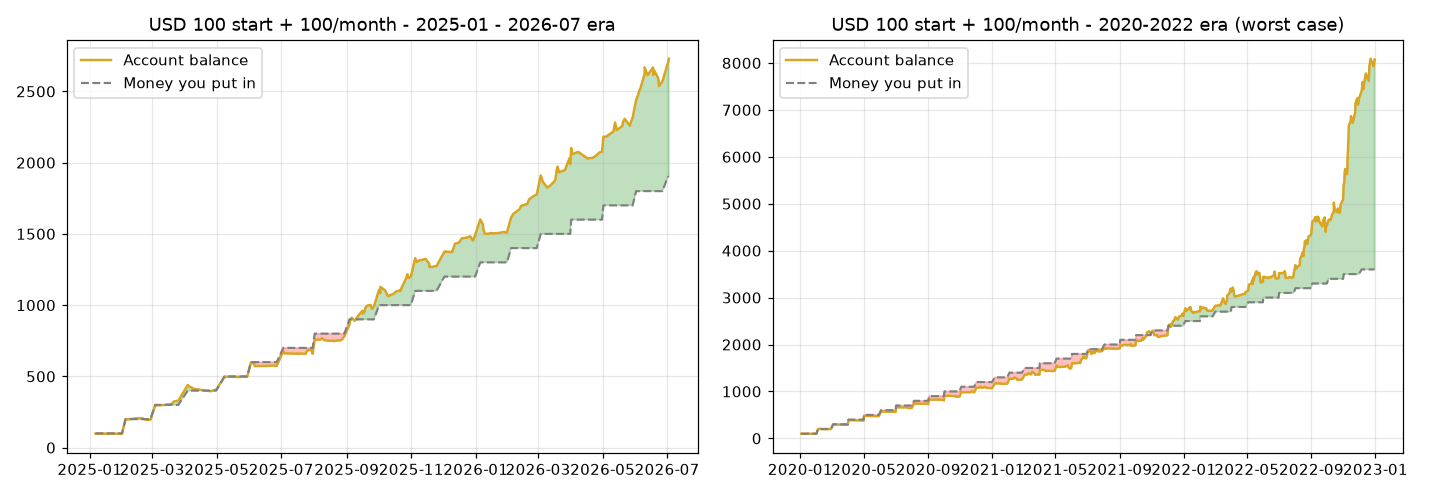

Reproduce this figure in Python.
"""Simulate monthly $100 deposits riding the bot's actual backtest trade sequence.

Each backtest trade is converted to a % return on the balance at that moment
(valid because auto-lot risks a fixed % of balance and recovery mode depends
only on the win/loss sequence, not on account size). That % sequence is then
replayed on an account receiving deposits.
"""
import matplotlib
matplotlib.use("Agg")
import matplotlib.pyplot as plt
import pandas as pd

BASE = r"E:\Documents\Quant Trading\MT5"


def load_trades(csv):
    df = pd.read_csv(csv)
    df = df[df["Direction"].astype(str).str.strip() == "out"].copy()
    df["Profit"] = pd.to_numeric(df["Profit"].astype(str).str.replace(" ", "", regex=False),
                                 errors="coerce")
    df["Time"] = pd.to_datetime(df["Time"], format="%Y.%m.%d %H:%M:%S", errors="coerce")
    df = df.dropna(subset=["Time", "Profit"]).sort_values("Time")
    # % return of each trade on the balance it was taken with (original test: $10k start)
    bal = 10_000.0
    rets = []
    for p in df["Profit"]:
        rets.append(p / bal)
        bal += p
    df["ret"] = rets
    return df[["Time", "ret"]]


def simulate(trades, start=100.0, monthly=100.0):
    bal = start
    deposited = start
    cur_month = None
    rows = []
    worst_gap = 0.0  # most underwater vs money put in
    for t, r in zip(trades["Time"], trades["ret"]):
        m = (t.year, t.month)
        if cur_month is None:
            cur_month = m
        elif m != cur_month:
            # deposit on the 1st of each new month
            steps = (m[0] - cur_month[0]) * 12 + (m[1] - cur_month[1])
            for _ in range(steps):
                bal += monthly
                deposited += monthly
            cur_month = m
        bal *= (1 + r)
        worst_gap = min(worst_gap, bal - deposited)
        rows.append((t, bal, deposited))
    path = pd.DataFrame(rows, columns=["time", "balance", "deposited"])
    return path, worst_gap


def report(label, csv):
    trades = load_trades(csv)
    print(f"\n===== {label} =====")
    print(f"{'start':>8} {'monthly':>8} {'months':>7} {'deposited':>10} {'final':>10} "
          f"{'trading P/L':>12} {'worst gap':>10}")
    results = {}
    for start in (100.0, 500.0, 1000.0):
        path, gap = simulate(trades, start=start, monthly=100.0)
        months = path["time"].dt.to_period("M").nunique()
        dep = path["deposited"].iloc[-1]
        fin = path["balance"].iloc[-1]
        print(f"{start:>8.0f} {100:>8.0f} {months:>7d} {dep:>10.0f} {fin:>10.2f} "
              f"{fin - dep:>+12.2f} {gap:>+10.2f}")
        results[start] = path
    return results


res_2025 = report("2025-01 to 2026-07 (realistic mix, 18 months)", rf"{BASE}\deals_2025.csv")
res_2020 = report("2020-2022 (worst era, 36 months)", rf"{BASE}\deals_2020_v131.csv")

# monthly path of the headline scenario: start $100 + $100/month, 2025-26
path = res_2025[100.0].copy()
path["ym"] = path["time"].dt.to_period("M")
monthly = path.groupby("ym").last()[["balance", "deposited"]].round(2)
print("\nMonth-end path - start $100, +$100/month, 2025-2026 era:")
print(monthly.to_string())

# chart: balance vs money put in, both eras (start $100 + $100/month)
fig, axes = plt.subplots(1, 2, figsize=(13, 4.5))
for ax, (res, title) in zip(axes, [(res_2025, "2025-01 - 2026-07 era"),
                                   (res_2020, "2020-2022 era (worst case)")]):
    p = res[100.0]
    ax.plot(p["time"], p["balance"], label="Account balance", color="goldenrod", lw=1.6)
    ax.plot(p["time"], p["deposited"], label="Money you put in", color="gray", ls="--", lw=1.4)
    ax.fill_between(p["time"], p["deposited"], p["balance"],
                    where=p["balance"] >= p["deposited"], alpha=0.25, color="green")
    ax.fill_between(p["time"], p["deposited"], p["balance"],
                    where=p["balance"] < p["deposited"], alpha=0.25, color="red")
    ax.set_title(f"USD 100 start + 100/month - {title}")
    ax.legend()
    ax.grid(alpha=0.3)
fig.tight_layout()
out = rf"{BASE}\deposit_sim.png"
fig.savefig(out, dpi=110)
print(f"\nChart saved: {out}")
